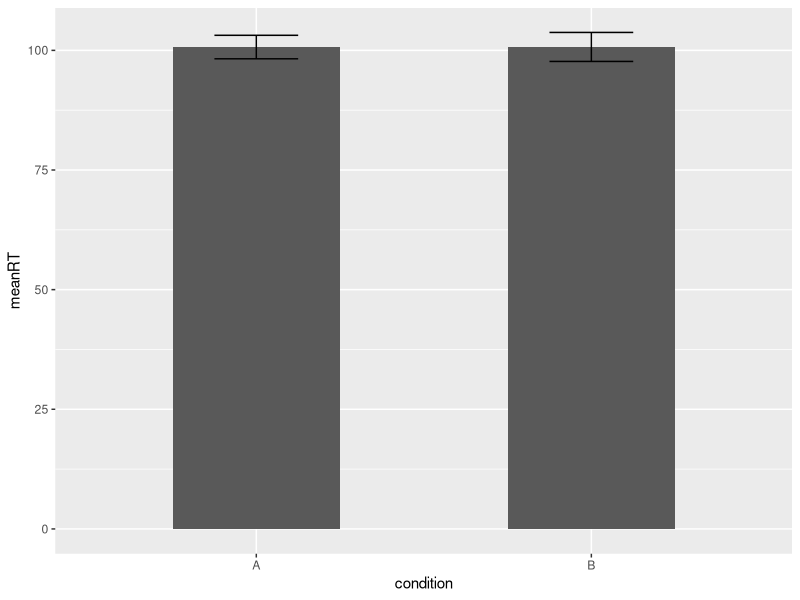

R code for this plot:
## ---- chunk 1
install.packages("ggplot2", repos = "http://cran.us.r-project.org/")
library(ggplot2)
## ---- chunk 2
# We're going to use the 'describe' function from the psych package, so first load it:
library(psych)

# Let's create a random data set with 50 observations of reaction time in two conditions.
mydata <- data.frame(id = seq(1:50),  # create a column named "id" with the numbers (sequence) 1 through 50
                     condition = rep(c("A", "B"), 25),  # create a "condition" column with A and B repeating
                     rt = rnorm(n = 50, mean = 100, sd = 15))  # create a third column named "rt" with randomly generated data

# Now, get the mean and standard error for each condition
mydata.summary <- describeBy(mydata, "condition")
mydata.summary
mydata.plot <- data.frame(condition = factor(c("A", "B")),
                          meanRT = c(mydata.summary[[1]]$mean[3], mydata.summary[[2]]$mean[3]),
                          se = c(mydata.summary[[1]]$se[3], mydata.summary[[2]]$se[3]))

ggplot(mydata.plot, aes(x = condition, y = meanRT)) +
  geom_bar(stat= "identity", width = .5) +
  geom_errorbar(aes(ymin = meanRT - se, ymax = meanRT + se), width = .25)
## ---- chunk 3
mydata.summary <- describeBy(mydata, "condition")
mydata.summary
## ---- chunk 4
mydata.summary[1]
class(mydata.summary[1])
## ---- chunk 5
mydata.summary[[1]]
class(mydata.summary[[1]])
## ---- chunk 6
mydata.summary[[1]]$mean
## ---- chunk 7
mydata.summary[[1]]$mean[3]
## ---- chunk 8
c(mydata.summary[[1]]$mean[3], mydata.summary[[2]]$mean[3])
## ---- chunk 9
mydata.plot
